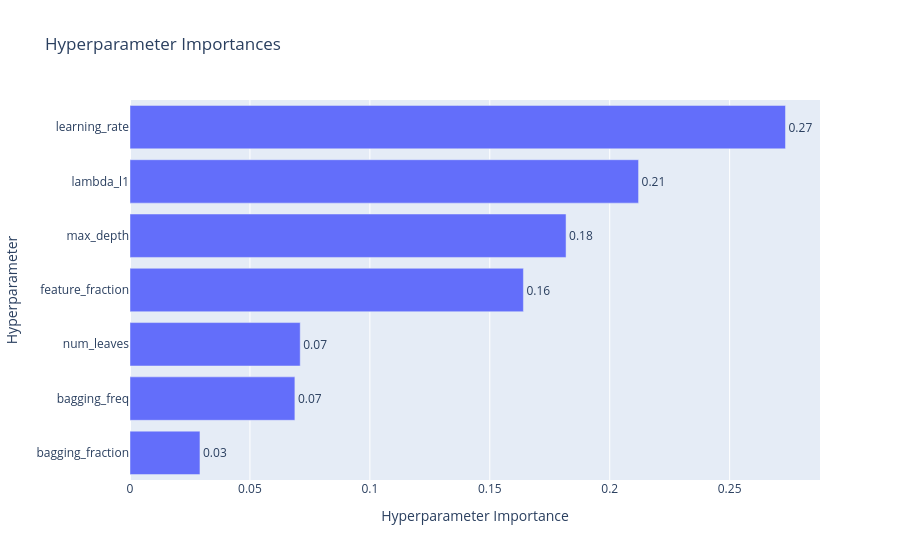

Notebook code cell kept with this figure:
### Code cell
plot_param_importances(study).show()

### Figure 1 — Plotly figure (JSON) as saved in the notebook; plotly's stock layout.template omitted (floating-point values rounded to 4 significant figures)
{"data": [{"cliponaxis": false, "hovertemplate": ["bagging_fraction (FloatDistribution): 0.02916782101126543<extra></extra>", "bagging_freq (IntDistribution): 0.06874047896966666<extra></extra>", "num_leaves (IntDistribution): 0.07096945426678232<extra></extra>", "feature_fraction (FloatDistribution): 0.16402017047782264<extra></extra>", "max_depth (IntDistribution): 0.1817906966370245<extra></extra>", "lambda_l1 (FloatDistribution): 0.21202861927718766<extra></extra>", "learning_rate (FloatDistribution): 0.27328275936025076<extra></extra>"], "name": "Objective Value", "orientation": "h", "text": ["0.03", "0.07", "0.07", "0.16", "0.18", "0.21", "0.27"], "textposition": "outside", "type": "bar", "x": [0.02917, 0.06874, 0.07097, 0.164, 0.1818, 0.212, 0.2733], "y": ["bagging_fraction", "bagging_freq", "num_leaves", "feature_fraction", "max_depth", "lambda_l1", "learning_rate"]}], "layout": {"title": {"text": "Hyperparameter Importances"}, "xaxis": {"title": {"text": "Hyperparameter Importance"}}, "yaxis": {"title": {"text": "Hyperparameter"}}}}
